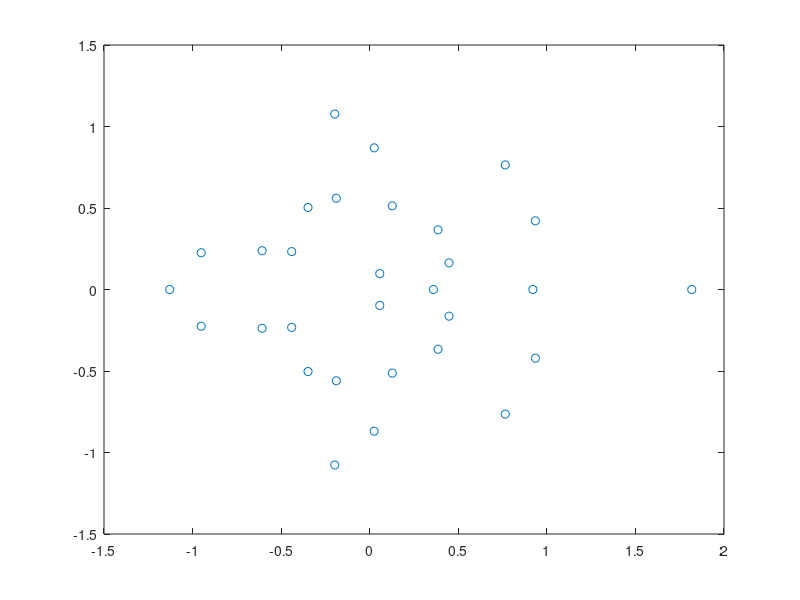

The MATLAB source for this figure: (Note: this script raises an error after producing the figure.)
close all
clear
clc

% Sompolinsky 1988 chaotic rate network integrated with ode45
%   dx_i/dt = -x_i + sum_j J_ij * tanh(x_j)
%   J_ij ~ N(0, g^2 / n), choose g slightly > 1 for weak chaos

% rng(2); % reproducibility

% Lyapunov method selection
Lya_method = 'benettin'; % 'benettin', 'qr', or 'none'
plot_entropy_rate = false; % true: plot entropy production rate, false: plot full spectrum

% Parameters
n = 30;      % n
g = 1;              % gain (slightly chaotic when > 1)
fs = 250;          % sampling frequency (Hz)
dt = 1/fs;
tspan = [0, 200];       % seconds
t = linspace(tspan(1), tspan(2), (tspan(2)-tspan(1))*fs+1)'; % time vector

nt = length(t);
m = 1; % negative feedback
mu_E = 1.5;
mu_I = -1;
M = [mu_E.*ones(n,n/2), mu_I.*ones(n,n/2)];
% Connectivity: Gaussian with mean 0 and variance g^2/n
J = (g / sqrt(n)) * (randn(n, n)+M);
% J(rand(n,n)<0.5) = 0; 

% J=J-mean(J,2)./n; % row sum to zero

eigJ = eig(J);
figure(1)
plot(real(eigJ),imag(eigJ),'o')

% External input stimulus (n x time)
u = zeros(n, nt); % User can customize this as needed

stim_change_interval = 200;
% Calculate number of time steps per stimulus and number of stimuli needed
steps_per_stim = round(stim_change_interval * fs);
num_stimuli = ceil(nt / steps_per_stim);

% Pre-generate all stimulus vectors
amp = 0;
stim_vectors = amp .* randn(n, num_stimuli);

% Fill u with the pre-generated stimulus vectors using a for loop
for i = 1:num_stimuli
    start_idx = (i-1) * steps_per_stim + 1;
    end_idx = min(i * steps_per_stim, nt);
    u(:, start_idx:end_idx) = repmat(stim_vectors(:, i), 1, end_idx - start_idx + 1);
end

% Initial condition (small random perturbation)
x0 = 0.05+0.1 * randn(n, 1);

% ODE right-hand side (now with external stimulus)
rhs = @(t_current, x) rhs_somp(t_current, x, t, u, J, m);

% Integrate
opts = odeset('RelTol', 1e-8, 'AbsTol', 1e-8, 'MaxStep', dt);
[t_out, X] = ode45(rhs, t, x0, opts);

%% Compute Lyapunov exponent(s)
params.n = n;
params.J = J;
params.m = m;
N_sys_eqs = n;
T = tspan;
ode_solver = @ode45;

lya_results = struct();

if ~strcmpi(Lya_method, 'none')
    % Adjust lya_dt based on method: QR needs longer interval
    if strcmpi(Lya_method, 'qr')
        lya_dt = 0.1;  % Longer interval for QR method
    else
        lya_dt = 5*dt;   % Standard interval for Benettin
    end
    lya_fs = 1/lya_dt;
    
    switch lower(Lya_method)
        case 'benettin'
            fprintf('Computing largest Lyapunov exponent using Benettin''s algorithm...\n');
            d0 = 1e-3;
            [LLE, local_lya, finite_lya, t_lya] = benettin_algorithm(X, t_out, dt, fs, d0, T, lya_dt, params, opts, @rhs_somp_wrapper, t, u, ode_solver);
            fprintf('Largest Lyapunov Exponent: %.4f\n', LLE);
            lya_results.LLE = LLE; 
            lya_results.local_lya = local_lya; 
            lya_results.finite_lya = finite_lya; 
            lya_results.t_lya = t_lya;
            
        case 'qr'
            fprintf('Computing full Lyapunov spectrum using QR decomposition method...\n');
            [LE_spectrum, local_LE_spectrum_t, finite_LE_spectrum_t, t_lya] = lyapunov_spectrum_qr(X, t_out, lya_dt, params, ode_solver, opts, @rhs_somp_Jacobian, T, N_sys_eqs, fs);
            fprintf('Largest Lyapunov Exponent: %.4f\n', LE_spectrum(1));
            fprintf('Lyapunov Dimension: %.2f\n', compute_kaplan_yorke_dimension(LE_spectrum));
            lya_results.LE_spectrum = LE_spectrum; 
            lya_results.local_LE_spectrum_t = local_LE_spectrum_t; 
            lya_results.finite_LE_spectrum_t = finite_LE_spectrum_t; 
            lya_results.t_lya = t_lya; 
            lya_results.N_sys_eqs = N_sys_eqs;
            
        otherwise
            error('Unknown Lyapunov method: %s. Use ''benettin'', ''qr'', or ''none''.', Lya_method);
    end
end

%% Plots
% Plot: activity over time (all neurons)
figure(2);
set(2,'Color', 'w')
set(gcf,'Position',[-2302         726        1574         543])
imagesc(t_out, 1:n, X.');
axis xy tight
colormap turbo
colorbar
xlabel('Time (s)')
ylabel('Neuron index')
% title(sprintf('Sompolinsky network dynamics (n = %d, g = %.2f)', n, g))

% Also show trajectories of a subset of neurons and Lyapunov exponent(s)
if ~strcmpi(Lya_method, 'none')
    figure(3);
    clf;
    set(gcf,'Position',[-2244          82        1340         1000])

    % Subplot 1: External input stimulus
    subplot(3,1,1)
    plot(t,u')
    xlabel('Time (s)')
    ylabel('Stimulus u(t)')
    ylim(1.2*ylim);

    % Subplot 2: Sample neuron trajectories
    subplot(3,1,2)
    numToShow = n
    plot(t_out, X(:, 1:numToShow))
    xlabel('Time (s)')
    ylabel('Dendritic activity, x(t)')

    % Subplot 3: Lyapunov exponent(s)
    subplot(3,1,3)
    
    if strcmpi(Lya_method, 'benettin')
        % Plot for Benettin's method (single exponent)
        [bL,aL] = butter(3,0.05/(lya_fs/2),'low');
        local_lya_filt = filtfilt(bL,aL,lya_results.local_lya);
        
        plot(lya_results.t_lya, lya_results.local_lya, 'LineWidth', 1.5)
        hold on
        plot(lya_results.t_lya, local_lya_filt,'LineWidth',1.5)
        yline(lya_results.LLE, '--r', 'LineWidth', 2)
        xlabel('Time (s)')
        ylabel('Local Lyapunov Exponent')
        title(sprintf('Local Lyapunov Exponent (LLE = %.4f)', lya_results.LLE))
        legend('Local', 'Filtered', 'Mean LLE', 'Location', 'best')
        
    elseif strcmpi(Lya_method, 'qr')
        % Plot for QR method (full spectrum or entropy production rate)
        if plot_entropy_rate
            % Compute local entropy production rate (sum of positive Lyapunov exponents)
            % Convert from nats/s to bits/s by multiplying by 1/ln(2)
            nats_to_bits = 1/log(2);
            local_entropy_rate = sum(max(lya_results.local_LE_spectrum_t, 0), 2) * nats_to_bits;
            mean_entropy_rate = sum(max(lya_results.LE_spectrum, 0)) * nats_to_bits;
            
            % Plot entropy production rate
            plot(lya_results.t_lya, local_entropy_rate, 'b', 'LineWidth', 1.5)
            hold on
            yline(mean_entropy_rate, '--r', 'LineWidth', 2)
            yline(0, '--k', 'LineWidth', 1)
            xlabel('Time (s)')
            ylabel('Entropy Production (bits/s)')
            legend('Local Entropy Rate', sprintf('Mean = %.3f bits/s', mean_entropy_rate), 'Location', 'best')
        else
            % Plot full spectrum (original behavior)
            plot(lya_results.t_lya, lya_results.local_LE_spectrum_t, 'LineWidth', 1)
            hold on
            % Highlight the largest exponent
            plot(lya_results.t_lya, lya_results.local_LE_spectrum_t(:,1), 'r', 'LineWidth', 1)
            yline(0, '--k', 'LineWidth', 1)
            xlabel('Time (s)')
            ylabel('Lyapunov Exponents')

            % title(sprintf('Lyapunov Spectrum (LLE = %.4f)', lya_results.LE_spectrum(1)))
            legend_entries = cell(1, min(5, lya_results.N_sys_eqs));
            for i = 1:min(5, lya_results.N_sys_eqs)
                legend_entries{i} = sprintf('\\lambda_%d = %.3f', i, lya_results.LE_spectrum(i));
            end
            legend(legend_entries, 'Location', 'best')
        end
    end
end

%% Plot: Eigenvalue distribution of Jacobian at different times
figure(4);
clf;
set(gcf, 'Color', 'w')
eig_J_times = 50:50:tspan(2);
num_times = length(eig_J_times);
set(gcf, 'Position', [-2302, 100, 400*num_times, 400])

for i = 1:num_times
    % Find closest time index in t_out
    [~, time_idx] = min(abs(t_out - eig_J_times(i)));
    actual_time = t_out(time_idx);
    
    % Extract state at this time
    x_t = X(time_idx, :)';
    
    % Compute Jacobian at this state
    J_jac = rhs_somp_Jacobian(actual_time, x_t, params);
    
    % Compute eigenvalues
    eig_J_t = eig(J_jac);
    
    % Create subplot
    subplot(1, num_times, i)
    hold on
    
    % Plot unit circle
    theta = linspace(0, 2*pi, 100);
    plot(cos(theta), sin(theta), 'k--', 'LineWidth', 1)
    
    % Plot axis lines at 0
    xline(0, 'k-', 'LineWidth', 0.5)
    yline(0, 'k-', 'LineWidth', 0.5)
    
    % Plot eigenvalues
    plot(real(eig_J_t), imag(eig_J_t), 'o', 'MarkerSize', 8, ...
         'MarkerFaceColor', [0.2 0.4 0.8], 'MarkerEdgeColor', 'k', 'LineWidth', 1)
    
    % Format subplot
    axis equal

    xlabel('Real')
    ylabel('Imaginary')
    title(sprintf('t = %.0f s', actual_time))
    
    % Set axis limits to show unit circle nicely
    max_val = max(abs(eig_J_t));
    lim = max(1.2, max_val * 1.1);
    xlim([-lim, lim])
    ylim([-lim, lim])
end

sgtitle('Eigenvalue Distribution of Jacobian')

%% Subfunction: ODE right-hand side with external stimulus
function dx_dt = rhs_somp(t_current, x, t_vec, u, J, m)
    % Persistent variables for efficient interpolation
    persistent u_interpolant t_vec_last;
    
    % Create or update griddedInterpolant if time vector has changed
    if isempty(u_interpolant) || isempty(t_vec_last) || ...
       numel(t_vec_last) ~= numel(t_vec) || t_vec_last(1) ~= t_vec(1) || t_vec_last(end) ~= t_vec(end)
        
        % Use 'linear' interpolation and 'none' for extrapolation
        % This returns NaN for out-of-bounds queries to catch errors
        u_interpolant = griddedInterpolant(t_vec, u', 'linear', 'none');
        t_vec_last = t_vec;
    end
    
    % Interpolate u at current time (u_interpolant returns 1 x n, transpose to n x 1)
    u_t = u_interpolant(t_current)';
    
    % Compute derivative: dx/dt = -x + J * relu(x) + u(t)
    % relu with saturation at 5
    % dx_dt = 0.5-m.*x + J * min(max(x, 0), 1) + u_t;
    % dx_dt = -m.*x + J * tanh(max(x, 0)) + u_t;
    dx_dt = -m.*x + J * tanh(x) + u_t;
end

%% Wrapper function for benettin_algorithm
function dx_dt = rhs_somp_wrapper(tt, XX, t_ex, u_ex, params)
    dx_dt = rhs_somp(tt, XX, t_ex, u_ex, params.J, params.m);
end

%% Jacobian function for lyapunov_spectrum_qr
function J_jac = rhs_somp_Jacobian(tt, x, params)
    % Jacobian of dx/dt = -m*x + J*tanh(x) + u(t)
    % d/dx[tanh(x)] = sech(x)^2 = 1 - tanh(x)^2
    % J_jac = -m*I + J * diag(1 - tanh(x).^2)
    n = params.n;
    J_jac = -params.m * eye(n) + params.J * diag(1 - tanh(x).^2);
end

%% Helper function to compute Kaplan-Yorke dimension
function D_KY = compute_kaplan_yorke_dimension(lambda)
    % Compute Kaplan-Yorke (Lyapunov) dimension from spectrum
    % lambda: sorted Lyapunov exponents (descending order)
    
    lambda = sort(lambda, 'descend');
    cumsum_lambda = cumsum(lambda);
    
    % Find largest j such that sum of first j exponents is non-negative
    j = find(cumsum_lambda >= 0, 1, 'last');
    
    if isempty(j)
        D_KY = 0;
    elseif j == length(lambda)
        D_KY = length(lambda);
    else
        D_KY = j + cumsum_lambda(j) / abs(lambda(j+1));
    end
end
